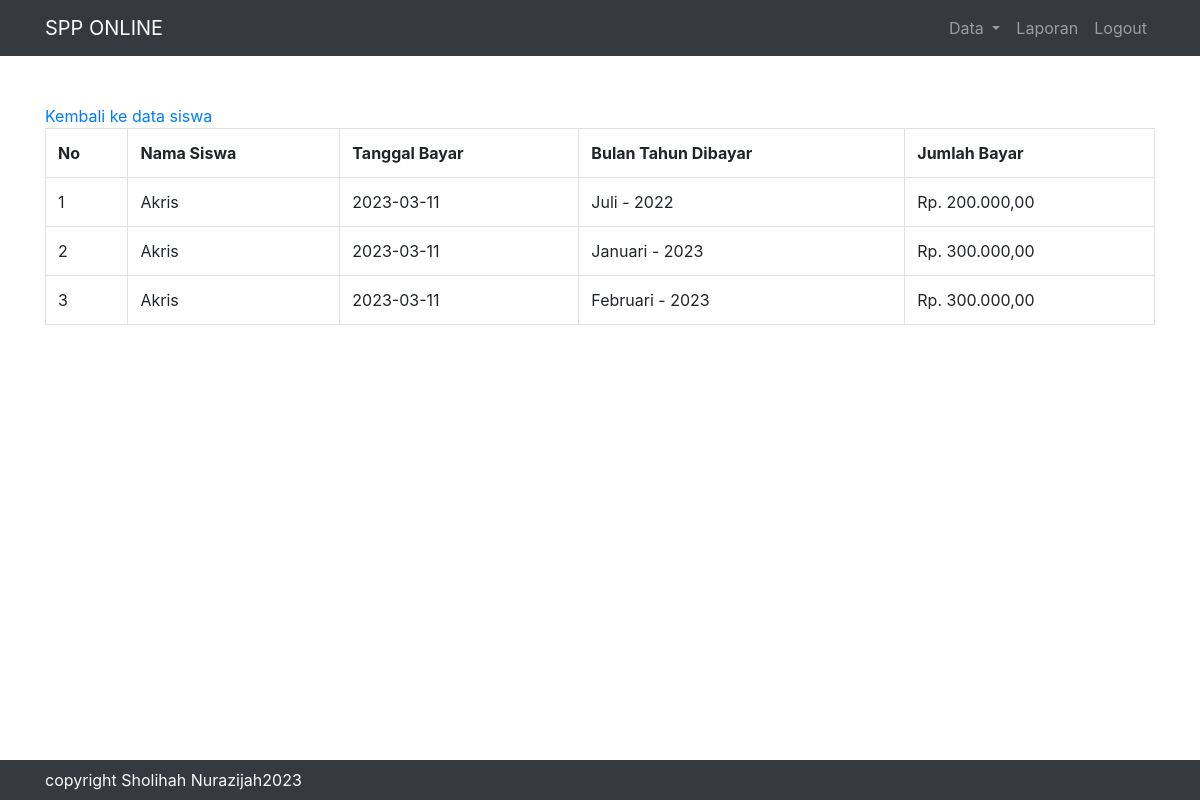
The page /admin.php?page=history&nisn=000100 (signed in) on the database its author committed.
### tables this page shows
CREATE TABLE `pembayaran` (
  `id_pembayaran` int(11) UNSIGNED NOT NULL,
  `id_petugas` int(11) UNSIGNED DEFAULT NULL,
  `nisn` char(20) DEFAULT NULL,
  `tgl_bayar` date DEFAULT NULL,
  `bulan_dibayar` varchar(15) DEFAULT NULL,
  `tahun_dibayar` varchar(4) DEFAULT NULL,
  `id_spp` int(11) UNSIGNED DEFAULT NULL,
  `jumlah_bayar` int(30) DEFAULT NULL
);

CREATE TABLE `siswa` (
  `nisn` char(20) NOT NULL DEFAULT '',
  `nis` char(20) NOT NULL DEFAULT '',
  `nama` varchar(35) NOT NULL,
  `id_kelas` int(10) UNSIGNED NOT NULL,
  `alamat` text NOT NULL,
  `no_telp` varchar(13) NOT NULL,
  `id_spp` int(11) UNSIGNED NOT NULL
);

### system/fungsi.php (called while the page is built, shortened)
<?php
class Fungsi {
    public function kon(){
        $kon = mysqli_connect('localhost', 'root', '', 'spp');
        return $kon;
    }
    public function history($nisn){
        $sql = "SELECT * FROM pembayaran LEFT JOIN siswa ON pembayaran.nisn=siswa.nisn WHERE pembayaran.nisn = '$nisn'";
        $query = mysqli_query($this->kon(), $sql);
        while($d = mysqli_fetch_assoc($query)){
            $data[] = $d;
        }
        return $data;
    }
}

### user/history.php (the view)
<?php
    $nisn = $_GET['nisn'];
    $his = $fungsi->history($nisn);
?>
<div class="container mt-5">
    <a href="admin.php?page=datasiswa">Kembali ke data siswa</a>
    <table class="table table-bordered">
        <tr>
            <th>No</th>
            <th>Nama Siswa</th>
            <th>Tanggal Bayar</th>
            <th>Bulan Tahun Dibayar</th>
            <th>Jumlah Bayar</th>
        </tr>
        <?php
        $no = 1;
        foreach($his as $d){  ?>
            <tr>
                <td><?= $no++; ?></td>
                <td><?= $d['nama'] ?></td>
                <td><?= $d['tgl_bayar'] ?></td>
                <td><?= $d['bulan_dibayar'] ?> - <?= $d['tahun_dibayar'] ?></td>
                <td>Rp. <?= number_format($d['jumlah_bayar'],2,',','.') ?></td>
            </tr>
        <?php }
        ?>
    </table>
</div>

### rows shown on the page
pembayaran: nisn.nama "Akris", tgl_bayar "2023-03-11", bulan_dibayar "Juli", tahun_dibayar "2022", jumlah_bayar "200.000,00"
pembayaran: nisn.nama "Akris", tgl_bayar "2023-03-11", bulan_dibayar "Januari", tahun_dibayar "2023", jumlah_bayar "300.000,00"
pembayaran: nisn.nama "Akris", tgl_bayar "2023-03-11", bulan_dibayar "Februari", tahun_dibayar "2023", jumlah_bayar "300.000,00"
